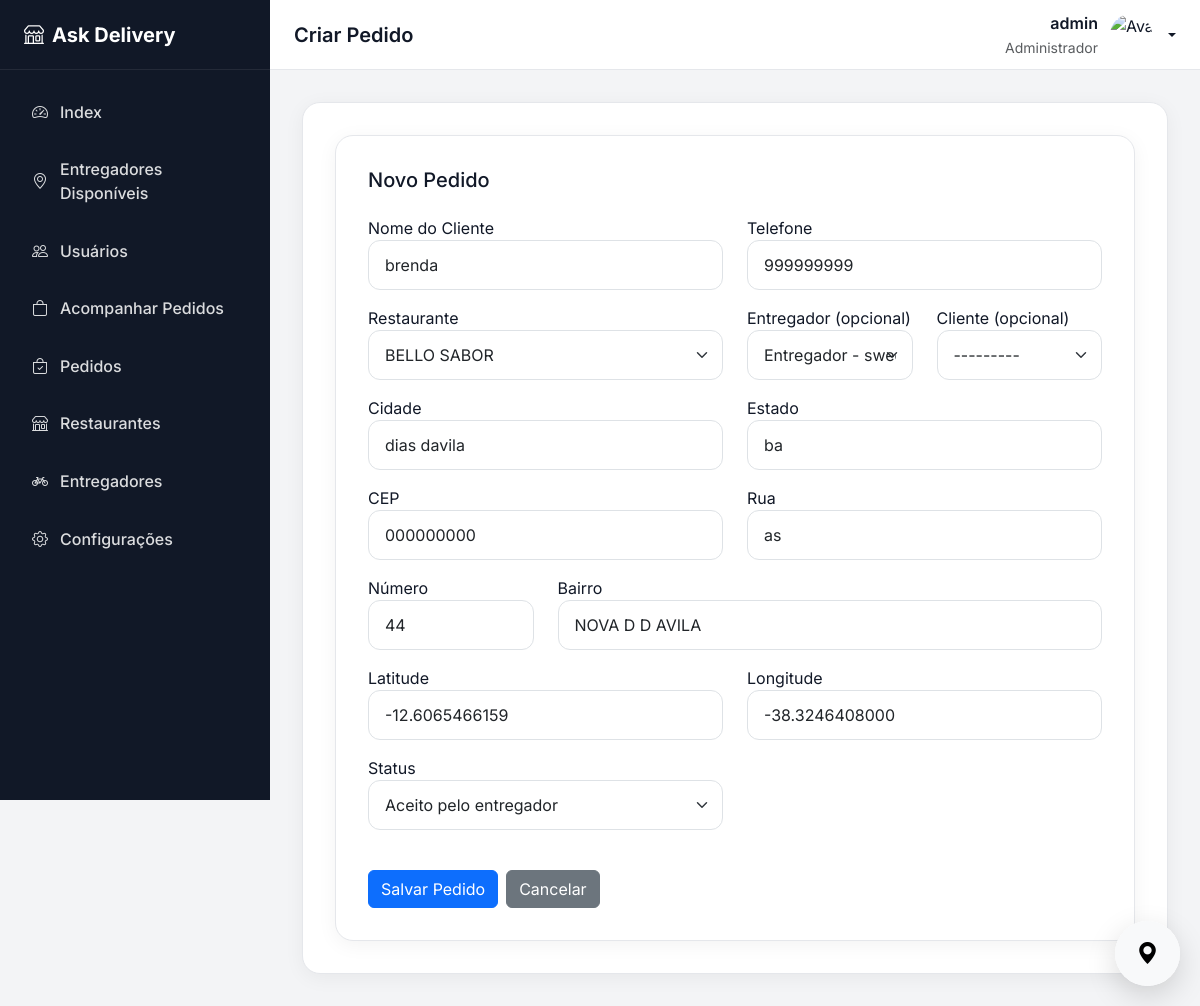
The page /orders/orders/update/3/ (signed in) on the database its author committed.
### core/models.py (models this page shows)
class User(AbstractUser):
    telefone = models.CharField(max_length=20, blank=True)
    email = models.EmailField(unique=True)
    USERNAME_FIELD = 'email'
    REQUIRED_FIELDS = ['username']

### orders/models.py (models this page shows, shortened)
class Order(models.Model):
    class Status(models.TextChoices):
        CREATED = 'created', 'Criado'
        APPROVED = 'approved', 'Aprovado pelo restaurante'
        ACCEPTED = 'accepted', 'Aceito pelo entregador'
        PICKING = 'picking', 'Em coleta'
        IN_TRANSIT = 'in_transit', 'Em rota'
        DELIVERED = 'delivered', 'Entregue'
        CANCELED = 'canceled', 'Cancelado'
    customer_name = models.CharField(max_length=150)
    customer_phone = models.CharField(max_length=20, blank=True, null=True)
    latitude = models.DecimalField(max_digits=15, decimal_places=10)
    longitude = models.DecimalField(max_digits=15, decimal_places=10)
    status = models.CharField(
        max_length=20,
        choices=Status.choices,
        default=Status.CREATED
    )
    restaurante = models.ForeignKey(
        Restaurante,
        related_name='orders_restaurante',
        on_delete=models.CASCADE,
    )
    entregador = models.ForeignKey(
        Entregador,
        on_delete=models.SET_NULL,
        null=True,
        blank=True,
        related_name='orders'
    )
    cliente = models.ForeignKey(
        Cliente,
        on_delete=models.SET_NULL,
        null=True,
        blank=True,
    )
    cep = models.CharField(max_length=9, blank=True)
    rua = models.CharField(max_length=200)
    numero = models.CharField(max_length=20)
    complemento = models.CharField(max_length=200, blank=True)
    bairro = models.CharField(max_length=100)
    cidade = models.CharField(max_length=100)
    estado = models.CharField(max_length=2)
    created_at = models.DateTimeField(auto_now_add=True)
    updated_at = models.DateTimeField(auto_now=True)

### orders/views.py (the view, shortened to what this page needs)
# urls.py: path('orders/update/<int:pk>/', v.OrderUpdateView.as_view(), name='order_update'),
class OrderUpdateView(CustomView):
    permission_codename = [
        'core.restaurante',
    ]
    template_name = 'orders/order_form.html'
    success_url = reverse_lazy('orders:orders_list')
    def get_object(self):
        return get_object_or_404(
            Order.objects.select_related(
                'restaurante',
                'entregador',
                'cliente'
            ),
            pk=self.kwargs['pk']
        )
    def get(self, request, *args, **kwargs):
        order = self.get_object()
        context = {
            'order_form': OrderForm(instance=order),
            'object': order,
            'is_update': True,
        }
        return render(request, self.template_name, context)

### core/models.py (called while the page is built)
    def __str__(self):
        return self.user.get_full_name() or self.user.email

    def __str__(self):
        return f'Cliente - {self.usuario}'

    def __str__(self):
        return self.nome_fantasia

    def __str__(self):
        return f'Entregador - {self.usuario}'

### core/views_mixins.py (called while the page is built, shortened)
    def dispatch(self, request, *args, **kwargs):
        return super(CheckPermissionMixin, self).dispatch(request, *args, **kwargs)

    def check_user_permissions(self, request):
        if not isinstance(self.permission_codename, list):
            self.permission_codename = [self.permission_codename]
        perms = []
        for permission in self.permission_codename:
            if '.' not in permission:
                permission = str(
                    request.resolver_match.app_name) + '.' + str(permission)
            perms.append(permission)
        return len(self.permission_codename) and (
            request.user.is_superuser or any(
                request.user.has_perm(perm)
                for perm in perms
            )
        )

### orders/templates/orders/order_form.html (shortened to what this page needs)
{% extends 'base.html' %}
{% load static %}
{% block page_title %}Criar Pedido{% endblock %}
{% block content %}
<div class="page-card">
    <div class="d-flex justify-content-between align-items-center mb-4">
        <h5 class="mb-0">Novo Pedido</h5>
    </div>
    <form method="POST">
        <div class="row">
            <div class="col-md-6 mb-3">
                <label>Nome do Cliente</label>
                {{ order_form.customer_name }}
            </div>
            <div class="col-md-6 mb-3">
                <label>Telefone</label>
                {{ order_form.customer_phone }}
            </div>
            <div class="col-md-6 mb-3">
                <label>Restaurante</label>
                {{ order_form.restaurante }}
            </div>
            <div class="col-md-3 mb-3">
                <label>Entregador (opcional)</label>
                {{ order_form.entregador }}
            </div>
            <div class="col-md-3 mb-3">
                <label>Cliente (opcional)</label>
                {{ order_form.cliente }}
            </div>
            <br>
            <div class="col-md-6 mb-3">
                <label>Cidade</label>
                {{ order_form.cidade }}
            </div>
            <div class="col-md-6 mb-3">
                <label>Estado</label>
                {{ order_form.estado }}
            </div>
            <div class="col-md-6 mb-3">
                <label>CEP</label>
                {{ order_form.cep }}
            </div>
            <div class="col-md-6 mb-3">
                <label>Rua</label>
                {{ order_form.rua }}
            </div>
            <div class="col-md-3 mb-3">
                <label>Número</label>
                {{ order_form.numero }}
            </div>
            <div class="col-md-9 mb-3">
                <label>Bairro</label>
                {{ order_form.bairro }}
            </div>
            <div class="col-md-6 mb-3">
                <label>Latitude</label>
                {{ order_form.latitude }}
            </div>
            <div class="col-md-6 mb-3">
                <label>Longitude</label>
                {{ order_form.longitude }}
            </div>
            <div class="col-md-6 mb-3">
                <label>Status</label>
                {{ order_form.status }}
            </div>
        </div>
        <div class="mt-4 d-flex gap-2">
            <button type="submit" class="btn btn-primary">
                Salvar Pedido
            </button>
            <a href="{% url 'orders:orders_list' %}" class="btn btn-secondary">
                Cancelar
            </a>
        </div>
    </form>
</div>
{% endblock %}

### core/templates/base.html (shortened to what this page needs)
{% load static %}
<!DOCTYPE html>
<html lang="pt-br">
<head>
    <link href="https://cdn.jsdelivr.net/npm/bootstrap@5.3.3/dist/css/bootstrap.min.css" rel="stylesheet">
    <link rel="stylesheet" href="https://cdn.jsdelivr.net/npm/bootstrap-icons@1.11.3/font/bootstrap-icons.css">
    <link href="{% static 'css/admin.css' %}" rel="stylesheet">
</head>
<body>
    <aside class="sidebar" id="sidebar">
        <div class="sidebar-brand">
            <i class="bi bi-shop me-2"></i> Ask Delivery
        </div>
        <nav class="sidebar-nav nav flex-column">
            <a href="{% url 'core:index' %}"
               class="nav-link {% if request.resolver_match.url_name == 'index' %}active{% endif %}">
                <i class="bi bi-speedometer2"></i>
                Index
            </a>
            <a href="{% url 'tracking:tracking-dashboard' %}"
               class="nav-link {% if request.resolver_match.url_name == 'tracking-dashboard' %}active{% endif %}">
                <i class="bi bi-geo-alt"></i>
                Entregadores Disponíveis
            </a>
            <a href="{% url 'core:usuario_list' %}"
               class="nav-link {% if request.resolver_match.url_name == 'usuario_list' %}active{% endif %}">
                <i class="bi bi-people"></i>
                Usuários
            </a>
            <a href="{% url 'orders:orders_dashboard' %}"
               class="nav-link {% if request.resolver_match.url_name == 'orders_dashboard' %}active{% endif %}">
                <i class="bi bi-bag"></i>
                Acompanhar Pedidos
            </a>
            <a href="{% url 'orders:orders_list' %}"
               class="nav-link {% if request.resolver_match.url_name == 'orders_list' %}active{% endif %}">
                <i class="bi bi-bag-check"></i>
                Pedidos
            </a>
            <a href="#" class="nav-link">
                <i class="bi bi-shop"></i>
                Restaurantes
            </a>
            <a href="#" class="nav-link">
                <i class="bi bi-bicycle"></i>
                Entregadores
            </a>
            <a href="#" class="nav-link">
                <i class="bi bi-gear"></i>
                Configurações
            </a>
        </nav>
    </aside>
    <div class="main-wrapper">
        <header class="topbar">
            <div class="d-flex align-items-center gap-3">
                <h5 class="mb-0 fw-semibold">
                    {% block page_title %}Dashboard{% endblock %}
                </h5>
            </div>
            <div class="dropdown">
                <div class="user-box dropdown-toggle"
                     data-bs-toggle="dropdown"
                     aria-expanded="false"
                     style="cursor: pointer;">
                    <div class="text-end d-none d-sm-block">
                        <div class="fw-semibold">
                            {{ request.user.get_full_name|default:request.user.username }}
                        </div>
                         {% if request.user.is_superuser %}
                        <small class="text-muted">
                            Administrador
                        </small>
                        {%endif%}
                    </div>
                    {% if request.user.perfil and request.user.perfil.foto %}
                        <img src="{{ request.user.perfil.foto.url }}"
                            alt="Avatar"
                            class="user-avatar">
                    {% else %}
                        <img src="{% static 'imagens/user.png' %}"
                            alt="Avatar"
                            class="user-avatar">
                    {% endif %}
                </div>
            </div>
        </header>
        <main class="content-wrapper">
            <div class="page-card">
                {% block content %}
                {% endblock %}
            </div>
        </main>
    </div>
    <div id="tracking-widget" class="tracking-widget minimized">
    <div class="tracking-header">
        <button id="trackingMinimize"
                class="tracking-toggle">
            <i class="bi bi-geo-alt-fill"></i>
        </button>
    </div>
</div>
</body>
</html>

### core/static/css/admin.css (style rules this page uses)
:root { --sidebar-width: 270px; --sidebar-bg: #111827; --sidebar-hover: #1f2937; --primary-color: #2563eb; --body-bg: #f3f4f6; --card-bg: #ffffff; --text-main: #111827; --text-muted: #6b7280; --border-color: #e5e7eb; --topbar-height: 70px; }
* { font-family: 'Inter', sans-serif; }
body { background: var(--body-bg); color: var(--text-main); overflow-x: hidden; }
.sidebar { position: fixed; top: 0; left: 0; width: var(--sidebar-width); height: 100vh; background: var(--sidebar-bg); color: #fff; z-index: 1040; transition: all 0.3s ease; overflow-y: auto; }
.sidebar-brand { height: var(--topbar-height); display: flex; align-items: center; padding: 0 1.5rem; font-size: 1.25rem; font-weight: 700; border-bottom: 1px solid rgba(255,255,255,0.08); }
.sidebar-nav { padding: 1rem; }
.sidebar-nav .nav-link { color: rgba(255,255,255,0.85); border-radius: 12px; padding: 0.85rem 1rem; margin-bottom: 0.4rem; display: flex; align-items: center; gap: 12px; font-weight: 500; transition: 0.2s; }
.main-wrapper { margin-left: var(--sidebar-width); min-height: 100vh; transition: all 0.3s ease; }
.topbar { height: var(--topbar-height); background: #fff; border-bottom: 1px solid var(--border-color); display: flex; align-items: center; justify-content: space-between; padding: 0 1.5rem; position: sticky; top: 0; z-index: 1030; }
.content-wrapper { padding: 2rem; }
.page-card { background: var(--card-bg); border-radius: 18px; box-shadow: 0 4px 20px rgba(0,0,0,0.05); padding: 2rem; border: 1px solid var(--border-color); }
.user-box { display: flex; align-items: center; gap: 12px; }
.user-avatar { width: 42px; height: 42px; border-radius: 50%; object-fit: cover; }
* { box-sizing: border-box; }
.form-control, .form-select { border-radius: 12px; padding: .75rem 1rem; width: 100%; }
.tracking-widget { position: fixed; bottom: 20px; right: 20px; width: 320px; z-index: 9999; background: #fff; border-radius: 18px; box-shadow: 0 10px 30px rgba(0,0,0,0.15); overflow: hidden; transition: all 0.3s ease; backdrop-filter: blur(10px); }
.tracking-widget.minimized { width: 65px; height: 65px; border-radius: 50%; padding: 0; }
.tracking-widget.minimized .tracking-header { justify-content: center; padding: 0; height: 65px; border-bottom: none; }
.tracking-widget.minimized .tracking-toggle { margin: 0; width: 65px; height: 65px; border-radius: 50%; display: flex; align-items: center; justify-content: center; font-size: 22px; }
.tracking-header { display: flex; align-items: center; justify-content: space-between; padding: 12px 16px; background: #f8f9fa; border-bottom: 1px solid #eee; }
.tracking-toggle { border: none; background: transparent; font-size: 18px; cursor: pointer; }

### rows shown on the page
User: user.get_full_name "admin"
Order: customer_name "brenda", customer_phone "999999999", restaurante "BELLO SABOR", entregador "Entregador - sweden dos santos", cliente "---------", cidade "dias davila", estado "ba", cep "000000000", rua "as", numero "44", bairro "NOVA D D AVILA", latitude "-12.6065466159", longitude "-38.3246408000", status "Aceito pelo entregador"
